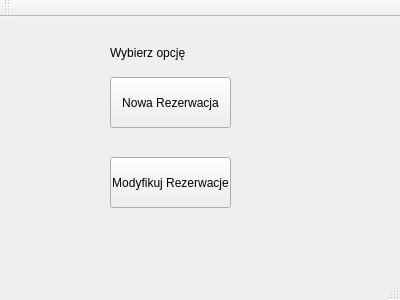
<?xml version="1.0" encoding="UTF-8"?>
<ui version="4.0">
 <class>MainWindow</class>
 <widget class="QMainWindow" name="MainWindow">
  <property name="geometry">
   <rect>
    <x>0</x>
    <y>0</y>
    <width>400</width>
    <height>300</height>
   </rect>
  </property>
  <property name="windowTitle">
   <string>MainWindow</string>
  </property>
  <widget class="QWidget" name="centralWidget">
   <widget class="QPushButton" name="pushButton">
    <property name="geometry">
     <rect>
      <x>110</x>
      <y>60</y>
      <width>121</width>
      <height>51</height>
     </rect>
    </property>
    <property name="text">
     <string>Nowa Rezerwacja</string>
    </property>
   </widget>
   <widget class="QPushButton" name="pushButton_2">
    <property name="geometry">
     <rect>
      <x>110</x>
      <y>140</y>
      <width>121</width>
      <height>51</height>
     </rect>
    </property>
    <property name="text">
     <string>Modyfikuj Rezerwacje</string>
    </property>
   </widget>
   <widget class="QLabel" name="label">
    <property name="geometry">
     <rect>
      <x>110</x>
      <y>20</y>
      <width>121</width>
      <height>31</height>
     </rect>
    </property>
    <property name="text">
     <string>Wybierz opcję</string>
    </property>
   </widget>
  </widget>
  <widget class="QMenuBar" name="menuBar">
   <property name="geometry">
    <rect>
     <x>0</x>
     <y>0</y>
     <width>400</width>
     <height>21</height>
    </rect>
   </property>
  </widget>
  <widget class="QToolBar" name="mainToolBar">
   <attribute name="toolBarArea">
    <enum>TopToolBarArea</enum>
   </attribute>
   <attribute name="toolBarBreak">
    <bool>false</bool>
   </attribute>
  </widget>
  <widget class="QStatusBar" name="statusBar"/>
 </widget>
 <layoutdefault spacing="6" margin="11"/>
 <resources/>
 <connections/>
</ui>
